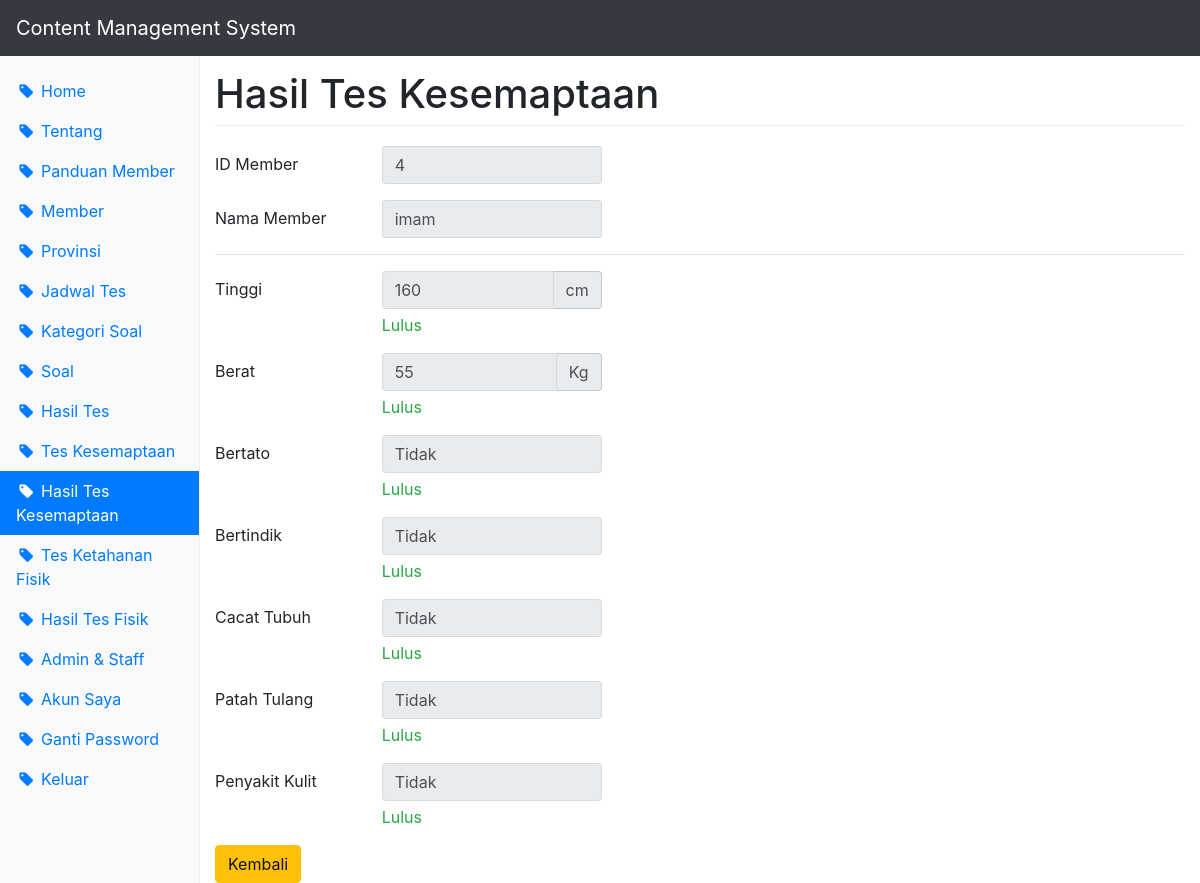
Page /cms/?page=hasil-kesemaptaan&act=detail&id_member=4 (signed in) on the committed database.
### tables this page shows
CREATE TABLE `member` (
  `id_member` int(11) NOT NULL,
  `nama` varchar(50) NOT NULL,
  `kelamin` enum('Laki-laki','Perempuan') DEFAULT NULL,
  `agama` varchar(20) DEFAULT NULL,
  `tempat_lahir` varchar(50) DEFAULT NULL,
  `tgl_lahir` varchar(20) DEFAULT NULL,
  `alamat` text,
  `hp` varchar(20) NOT NULL,
  `email` varchar(50) NOT NULL,
  `password` varchar(32) NOT NULL,
  `foto` varchar(20) DEFAULT NULL,
  `provinsi` varchar(100) DEFAULT NULL,
  `th_pelaksanaan` varchar(4) DEFAULT NULL,
  `id_jadwal` int(11) DEFAULT NULL
);

CREATE TABLE `hasil_kesemaptaan` (
  `tinggi` varchar(3) NOT NULL,
  `berat` varchar(3) NOT NULL,
  `bertato` enum('Ya','Tidak') NOT NULL,
  `bertindik` enum('Ya','Tidak') NOT NULL,
  `cacat_tubuh` enum('Ya','Tidak') NOT NULL,
  `patah_tulang` enum('Ya','Tidak') NOT NULL,
  `penyakit_kulit` enum('Ya','Tidak') NOT NULL,
  `id_member` int(11) NOT NULL,
  `ket` enum('Lulus','Tidak Lulus') DEFAULT NULL
);

### cms/hasil-kesemaptaan_detail.php (the view, shortened to what this page needs)
<?php $kesemaptaan = $db->query("select * from hasil_kesemaptaan where id_member = '{$_GET['id_member']}' limit 1")->fetch_assoc(); ?>
<form method="post" action="">
  <?php
		$member = $db->query("select nama from member where id_member = '{$_GET['id_member']}' limit 1")->fetch_assoc();
		$cek = $db->query("select * from tes_kesemaptaan")->fetch_assoc();
	?>
  <div class="form-group row">
    <label class="col-md-2 col-form-label">ID Member</label>
		<div class="col-md-3">
			<input type="text" class="form-control" value="<?php echo $_GET['id_member']; ?>" readonly>
		</div>
  </div>
  <div class="form-group row">
    <label class="col-md-2 col-form-label">Nama Member</label>
		<div class="col-md-3">
			<input type="text" class="form-control" value="<?php echo $member['nama']; ?>" readonly>
		</div>
  </div>
	<hr>
  <div class="form-group row">
    <label class="col-md-2 col-form-label">Tinggi</label>
		<div class="col-md-3">
			<div class="input-group">
				<input type="text" class="form-control" value="<?php echo $kesemaptaan['tinggi']; ?>" readonly>
				<div class="input-group-addon">cm</div>
			</div>
			<?php if($kesemaptaan['tinggi'] < $cek['tinggi']){ echo '<div class="form-text text-danger">Tidak Lulus</div>'; }else{ echo '<div class="form-text text-success">Lulus</div>'; } ?>
		</div>
  </div>
	<div class="form-group row">
    <label class="col-md-2 col-form-label">Berat</label>
		<div class="col-md-3">
			<div class="input-group">
				<input type="text" class="form-control" value="<?php echo $kesemaptaan['berat']; ?>" readonly>
				<div class="input-group-addon">Kg</div>
			</div>
			<?php if($kesemaptaan['berat'] < $cek['berat']){ echo '<div class="form-text text-danger">Tidak Lulus</div>'; }else{ echo '<div class="form-text text-success">Lulus</div>'; } ?>
		</div>
  </div>
  <div class="form-group row">
    <label class="col-md-2 col-form-label">Bertato</label>
    <div class="col-md-3">
			<input type="text" class="form-control" value="<?php echo $kesemaptaan['bertato']; ?>" readonly>
			<?php if($kesemaptaan['bertato'] != $cek['bertato']){ echo '<div class="form-text text-danger">Tidak Lulus</div>'; }else{ echo '<div class="form-text text-success">Lulus</div>'; } ?>
    </div>
  </div>
  <div class="form-group row">
    <label class="col-md-2 col-form-label">Bertindik</label>
    <div class="col-md-3">
			<input type="text" class="form-control" value="<?php echo $kesemaptaan['bertindik']; ?>" readonly>
			<?php if($kesemaptaan['bertindik'] != $cek['bertindik']){ echo '<div class="form-text text-danger">Tidak Lulus</div>'; }else{ echo '<div class="form-text text-success">Lulus</div>'; } ?>
    </div>
  </div>
  <div class="form-group row">
    <label class="col-md-2 col-form-label">Cacat Tubuh</label>
    <div class="col-md-3">
			<input type="text" class="form-control" value="<?php echo $kesemaptaan['cacat_tubuh']; ?>" readonly>
			<?php if($kesemaptaan['cacat_tubuh'] != $cek['cacat_tubuh']){ echo '<div class="form-text text-danger">Tidak Lulus</div>'; }else{ echo '<div class="form-text text-success">Lulus</div>'; } ?>
    </div>
  </div>
  <div class="form-group row">
    <label class="col-md-2 col-form-label">Patah Tulang</label>
    <div class="col-md-3">
			<input type="text" class="form-control" value="<?php echo $kesemaptaan['patah_tulang']; ?>" readonly>
			<?php if($kesemaptaan['patah_tulang'] != $cek['patah_tulang']){ echo '<div class="form-text text-danger">Tidak Lulus</div>'; }else{ echo '<div class="form-text text-success">Lulus</div>'; } ?>
    </div>
  </div>
  <div class="form-group row">
    <label class="col-md-2 col-form-label">Penyakit Kulit</label>
    <div class="col-md-3">
			<input type="text" class="form-control" value="<?php echo $kesemaptaan['penyakit_kulit']; ?>" readonly>
			<?php if($kesemaptaan['penyakit_kulit'] != $cek['penyakit_kulit']){ echo '<div class="form-text text-danger">Tidak Lulus</div>'; }else{ echo '<div class="form-text text-success">Lulus</div>'; } ?>
    </div>
  </div>
  <a href="?page=hasil-kesemaptaan" class="btn btn-warning">Kembali</a>
</form>

### css/dashboard.css (style rules this page uses)
body { padding-top: 3.5rem; }

### rows in the picture
member: nama "imam"
hasil_kesemaptaan: tinggi "160", berat "55", bertato "Tidak", bertindik "Tidak", cacat_tubuh "Tidak", patah_tulang "Tidak", penyakit_kulit "Tidak"

### other values in the picture
$menu "Home"
$menu "Tentang"
$menu "Panduan Member"
$menu "Member"
$menu "Provinsi"
$menu "Jadwal Tes"
$menu "Kategori Soal"
$menu "Soal"
$menu "Hasil Tes"
$menu "Tes Kesemaptaan"
$menu "Hasil Tes Kesemaptaan"
$menu "Tes Ketahanan Fisik"
$menu "Hasil Tes Fisik"
$menu "Admin & Staff"
$menu "Akun Saya"
